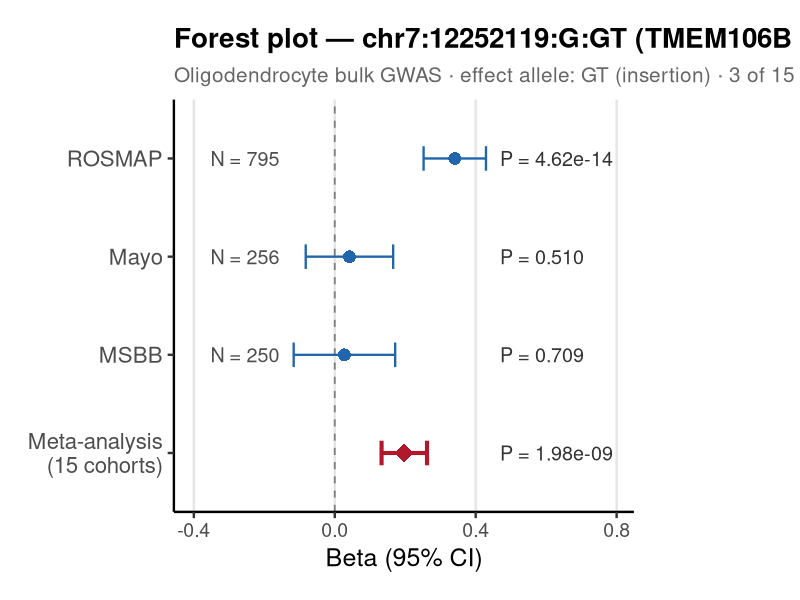

Reproduce this figure in R.
#!/usr/bin/env Rscript
# Forest plot for top SNP in Oligodendrocyte bulk 15-cohort meta-analysis
# Lead variant: chr7:12252119:G:GT (effect allele = GT, insertion)
# Only 3 of 15 cohorts carry this indel (ROSMAP, Mayo, MSBB — all WGS or WGS-imputed).
# No biallelic SNP proxy with consistent direction across these 3 cohorts was found
# in the TMEM106B region; the signal appears specific to the insertion.
# All betas are reported for the GT allele (insertion).
# Meta Effect from METAL is for G allele (Allele1); flipped here to match cohort direction.

library(ggplot2)
library(dplyr)

# ---------- data -------------------------------------------------------
# Cohort-level: from REGENIE step2 (effect allele = GT)
cohorts <- data.frame(
  label  = c("ROSMAP", "Mayo", "MSBB"),
  beta   = c(0.340655,  0.0416694, 0.0274115),
  se     = c(0.0451664, 0.0633103, 0.0734952),
  n      = c(795L,      256L,      250L),
  pval   = c(4.621e-14, 5.104e-01, 7.092e-01),
  is_meta = FALSE,
  stringsAsFactors = FALSE
)

# Meta-analysis (METAL Effect is for G allele; flip sign → GT allele direction)
meta <- data.frame(
  label   = "Meta-analysis\n(15 cohorts)",
  beta    = 0.1973,
  se      = 0.0329,
  n       = NA_integer_,
  pval    = 1.976e-09,
  is_meta = TRUE,
  stringsAsFactors = FALSE
)

df <- bind_rows(cohorts, meta)
df$label <- factor(df$label, levels = rev(c("ROSMAP", "Mayo", "MSBB",
                                             "Meta-analysis\n(15 cohorts)")))

df <- df %>%
  mutate(
    ci_lo  = beta - 1.96 * se,
    ci_hi  = beta + 1.96 * se,
    plabel = ifelse(pval < 0.001,
                    formatC(pval, format = "e", digits = 2),
                    formatC(pval, format = "f", digits = 3)),
    nlabel = ifelse(is.na(n), "", paste0("N = ", formatC(n, format = "d", big.mark = ",")))
  )

# ---------- colours ----------------------------------------------------
clr_cohort <- "#2166AC"   # blue
clr_meta   <- "#B2182B"   # red

# ---------- plot -------------------------------------------------------
p <- ggplot(df, aes(y = label, x = beta)) +

  # zero line
  geom_vline(xintercept = 0, linetype = "dashed", colour = "grey50", linewidth = 0.6) +

  # CI segments
  geom_errorbarh(
    aes(xmin = ci_lo, xmax = ci_hi,
        colour = is_meta, linewidth = is_meta),
    height = 0.25
  ) +

  # point / diamond via shape
  geom_point(
    aes(colour = is_meta,
        shape  = is_meta,
        size   = is_meta)
  ) +

  # sample-size annotation (left of CI)
  geom_text(
    aes(x = min(ci_lo) - 0.04, label = nlabel),
    hjust = 1, size = 5, colour = "grey30"
  ) +

  # p-value annotation (right of CI)
  geom_text(
    aes(x = max(ci_hi) + 0.04, label = paste0("P = ", plabel)),
    hjust = 0, size = 5, colour = "grey20"
  ) +

  scale_colour_manual(values = c("FALSE" = clr_cohort, "TRUE" = clr_meta),
                      guide = "none") +
  scale_linewidth_manual(values = c("FALSE" = 0.8, "TRUE" = 1.4),
                         guide = "none") +
  scale_shape_manual(values  = c("FALSE" = 16, "TRUE" = 18),
                     guide = "none") +
  scale_size_manual(values   = c("FALSE" = 4,  "TRUE" = 6),
                    guide = "none") +

  labs(
    title    = "Forest plot — chr7:12252119:G:GT (TMEM106B locus)",
    subtitle = "Oligodendrocyte bulk GWAS · effect allele: GT (insertion) · 3 of 15 WGS cohorts genotyped · no biallelic proxy with consistent direction found",
    x        = "Beta (95% CI)",
    y        = NULL
  ) +

  # expand x to give room for annotations
  scale_x_continuous(
    expand = expansion(add = c(0.30, 0.38))
  ) +

  theme_classic(base_size = 18) +
  theme(
    plot.title    = element_text(face = "bold", size = 20),
    plot.subtitle = element_text(size = 15, colour = "grey40"),
    axis.text.y   = element_text(size = 16),
    axis.text.x   = element_text(size = 14),
    panel.grid.major.x = element_line(colour = "grey90"),
    plot.margin   = margin(20, 120, 20, 20)
  )

# ---------- save -------------------------------------------------------
out <- "/project/rrg-shreejoy/zhoux156/external-Xiaolin/nextflow/results/meta_analysis_15cohorts/plots/forest/Oligo_TMEM106B_top_SNP_forest.png"
ggsave(out, plot = p, width = 12, height = 5, dpi = 200, bg = "white")
message("Saved: ", out)
